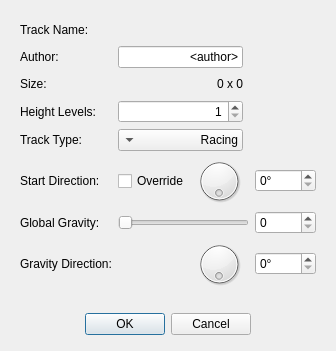
<?xml version="1.0" encoding="UTF-8"?>
<ui version="4.0">
 <class>TrackPropertiesDialog</class>
 <widget class="QDialog" name="TrackPropertiesDialog">
  <property name="windowModality">
   <enum>Qt::WindowModal</enum>
  </property>
  <property name="geometry">
   <rect>
    <x>0</x>
    <y>0</y>
    <width>320</width>
    <height>321</height>
   </rect>
  </property>
  <property name="sizePolicy">
   <sizepolicy hsizetype="Fixed" vsizetype="Fixed">
    <horstretch>0</horstretch>
    <verstretch>0</verstretch>
   </sizepolicy>
  </property>
  <property name="windowTitle">
   <string>Track Properties</string>
  </property>
  <property name="modal">
   <bool>true</bool>
  </property>
  <layout class="QVBoxLayout" name="verticalLayout">
   <property name="spacing">
    <number>16</number>
   </property>
   <property name="bottomMargin">
    <number>16</number>
   </property>
   <item>
    <widget class="QWidget" name="" native="true">
     <property name="sizePolicy">
      <sizepolicy hsizetype="Expanding" vsizetype="Maximum">
       <horstretch>0</horstretch>
       <verstretch>0</verstretch>
      </sizepolicy>
     </property>
     <layout class="QGridLayout" name="gridLayout">
      <item row="5" column="3">
       <widget class="QSpinBox" name="startDirection_spinBox">
        <property name="suffix">
         <string>°</string>
        </property>
        <property name="maximum">
         <number>359</number>
        </property>
       </widget>
      </item>
      <item row="1" column="1">
       <widget class="QLineEdit" name="trackAuthor_editBox">
        <property name="text">
         <string>&lt;author&gt;</string>
        </property>
        <property name="alignment">
         <set>Qt::AlignRight|Qt::AlignTrailing|Qt::AlignVCenter</set>
        </property>
       </widget>
      </item>
      <item row="7" column="3">
       <widget class="QSpinBox" name="gravity_spinBox">
        <property name="maximum">
         <number>10000</number>
        </property>
       </widget>
      </item>
      <item row="3" column="1">
       <widget class="QSpinBox" name="heightLevels_spinBox">
        <property name="alignment">
         <set>Qt::AlignRight|Qt::AlignTrailing|Qt::AlignVCenter</set>
        </property>
        <property name="minimum">
         <number>1</number>
        </property>
        <property name="maximum">
         <number>16</number>
        </property>
        <property name="value">
         <number>1</number>
        </property>
       </widget>
      </item>
      <item row="7" column="0">
       <widget class="QLabel" name="label_6">
        <property name="text">
         <string>Global Gravity:</string>
        </property>
       </widget>
      </item>
      <item row="3" column="2" colspan="2">
       <spacer name="horizontalSpacer_4">
        <property name="orientation">
         <enum>Qt::Horizontal</enum>
        </property>
        <property name="sizeHint" stdset="0">
         <size>
          <width>40</width>
          <height>20</height>
         </size>
        </property>
       </spacer>
      </item>
      <item row="0" column="1">
       <widget class="QLabel" name="trackName_label">
        <property name="text">
         <string>&lt;name&gt;</string>
        </property>
        <property name="alignment">
         <set>Qt::AlignRight|Qt::AlignTrailing|Qt::AlignVCenter</set>
        </property>
       </widget>
      </item>
      <item row="0" column="2" colspan="2">
       <spacer name="horizontalSpacer">
        <property name="orientation">
         <enum>Qt::Horizontal</enum>
        </property>
        <property name="sizeHint" stdset="0">
         <size>
          <width>40</width>
          <height>20</height>
         </size>
        </property>
       </spacer>
      </item>
      <item row="5" column="1">
       <layout class="QHBoxLayout" name="horizontalLayout_2">
        <item>
         <widget class="QCheckBox" name="startDirectionOverride_checkBox">
          <property name="layoutDirection">
           <enum>Qt::LeftToRight</enum>
          </property>
          <property name="text">
           <string>Override</string>
          </property>
         </widget>
        </item>
        <item>
         <widget class="QDial" name="startDirection_dial">
          <property name="sizePolicy">
           <sizepolicy hsizetype="Maximum" vsizetype="Maximum">
            <horstretch>0</horstretch>
            <verstretch>0</verstretch>
           </sizepolicy>
          </property>
          <property name="minimumSize">
           <size>
            <width>48</width>
            <height>48</height>
           </size>
          </property>
          <property name="maximumSize">
           <size>
            <width>48</width>
            <height>48</height>
           </size>
          </property>
          <property name="maximum">
           <number>359</number>
          </property>
          <property name="wrapping">
           <bool>true</bool>
          </property>
         </widget>
        </item>
       </layout>
      </item>
      <item row="2" column="1">
       <widget class="QLabel" name="trackSize_label">
        <property name="text">
         <string>0 x 0</string>
        </property>
        <property name="alignment">
         <set>Qt::AlignRight|Qt::AlignTrailing|Qt::AlignVCenter</set>
        </property>
       </widget>
      </item>
      <item row="8" column="0">
       <widget class="QLabel" name="label_7">
        <property name="text">
         <string>Gravity Direction:</string>
        </property>
       </widget>
      </item>
      <item row="1" column="0">
       <widget class="QLabel" name="label_2">
        <property name="text">
         <string>Author:</string>
        </property>
       </widget>
      </item>
      <item row="3" column="0">
       <widget class="QLabel" name="label_4">
        <property name="text">
         <string>Height Levels:</string>
        </property>
       </widget>
      </item>
      <item row="2" column="0">
       <widget class="QLabel" name="label_3">
        <property name="text">
         <string>Size:</string>
        </property>
       </widget>
      </item>
      <item row="5" column="0">
       <widget class="QLabel" name="label_5">
        <property name="text">
         <string>Start Direction:</string>
        </property>
       </widget>
      </item>
      <item row="7" column="1" colspan="2">
       <widget class="QSlider" name="gravity_slider">
        <property name="maximum">
         <number>10000</number>
        </property>
        <property name="orientation">
         <enum>Qt::Horizontal</enum>
        </property>
       </widget>
      </item>
      <item row="8" column="3">
       <widget class="QSpinBox" name="gravityDirection_spinBox">
        <property name="suffix">
         <string>°</string>
        </property>
        <property name="maximum">
         <number>359</number>
        </property>
       </widget>
      </item>
      <item row="8" column="1">
       <layout class="QHBoxLayout" name="horizontalLayout">
        <item>
         <spacer name="horizontalSpacer_5">
          <property name="orientation">
           <enum>Qt::Horizontal</enum>
          </property>
          <property name="sizeHint" stdset="0">
           <size>
            <width>40</width>
            <height>20</height>
           </size>
          </property>
         </spacer>
        </item>
        <item>
         <widget class="QDial" name="gravityDirection_dial">
          <property name="sizePolicy">
           <sizepolicy hsizetype="Maximum" vsizetype="Maximum">
            <horstretch>0</horstretch>
            <verstretch>0</verstretch>
           </sizepolicy>
          </property>
          <property name="minimumSize">
           <size>
            <width>48</width>
            <height>48</height>
           </size>
          </property>
          <property name="maximumSize">
           <size>
            <width>48</width>
            <height>48</height>
           </size>
          </property>
          <property name="maximum">
           <number>359</number>
          </property>
          <property name="wrapping">
           <bool>true</bool>
          </property>
         </widget>
        </item>
       </layout>
      </item>
      <item row="2" column="2" colspan="2">
       <spacer name="horizontalSpacer_3">
        <property name="orientation">
         <enum>Qt::Horizontal</enum>
        </property>
        <property name="sizeHint" stdset="0">
         <size>
          <width>40</width>
          <height>20</height>
         </size>
        </property>
       </spacer>
      </item>
      <item row="0" column="0">
       <widget class="QLabel" name="label">
        <property name="text">
         <string>Track Name:</string>
        </property>
       </widget>
      </item>
      <item row="1" column="2" colspan="2">
       <spacer name="horizontalSpacer_2">
        <property name="orientation">
         <enum>Qt::Horizontal</enum>
        </property>
        <property name="sizeHint" stdset="0">
         <size>
          <width>40</width>
          <height>20</height>
         </size>
        </property>
       </spacer>
      </item>
      <item row="4" column="0">
       <widget class="QLabel" name="label_8">
        <property name="text">
         <string>Track Type:</string>
        </property>
       </widget>
      </item>
      <item row="4" column="1">
       <widget class="QComboBox" name="trackType_comboBox">
        <property name="layoutDirection">
         <enum>Qt::RightToLeft</enum>
        </property>
        <item>
         <property name="text">
          <string>Racing</string>
         </property>
        </item>
        <item>
         <property name="text">
          <string>PunaBall</string>
         </property>
        </item>
        <item>
         <property name="text">
          <string>Battle</string>
         </property>
        </item>
        <item>
         <property name="text">
          <string>XBumpz</string>
         </property>
        </item>
        <item>
         <property name="text">
          <string>Single Lap</string>
         </property>
        </item>
       </widget>
      </item>
      <item row="4" column="2" colspan="2">
       <spacer name="horizontalSpacer_6">
        <property name="orientation">
         <enum>Qt::Horizontal</enum>
        </property>
        <property name="sizeHint" stdset="0">
         <size>
          <width>40</width>
          <height>20</height>
         </size>
        </property>
       </spacer>
      </item>
     </layout>
    </widget>
   </item>
   <item>
    <widget class="QDialogButtonBox" name="buttonBox">
     <property name="orientation">
      <enum>Qt::Horizontal</enum>
     </property>
     <property name="standardButtons">
      <set>QDialogButtonBox::Cancel|QDialogButtonBox::Ok</set>
     </property>
     <property name="centerButtons">
      <bool>true</bool>
     </property>
    </widget>
   </item>
  </layout>
 </widget>
 <resources/>
 <connections>
  <connection>
   <sender>buttonBox</sender>
   <signal>accepted()</signal>
   <receiver>TrackPropertiesDialog</receiver>
   <slot>accept()</slot>
   <hints>
    <hint type="sourcelabel">
     <x>248</x>
     <y>254</y>
    </hint>
    <hint type="destinationlabel">
     <x>157</x>
     <y>274</y>
    </hint>
   </hints>
  </connection>
  <connection>
   <sender>buttonBox</sender>
   <signal>rejected()</signal>
   <receiver>TrackPropertiesDialog</receiver>
   <slot>reject()</slot>
   <hints>
    <hint type="sourcelabel">
     <x>316</x>
     <y>260</y>
    </hint>
    <hint type="destinationlabel">
     <x>286</x>
     <y>274</y>
    </hint>
   </hints>
  </connection>
 </connections>
</ui>
